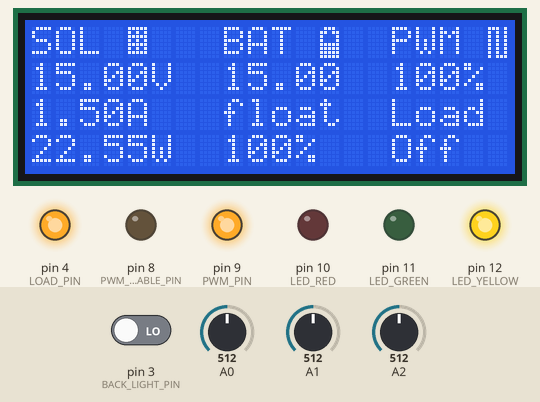
Recording of a sketch running on a simulated Arduino Uno, built with avr-gcc and run on an emulated ATmega328P. Parts: 20×4 character LCD, output pins drawn as LEDs (lit = HIGH). Inputs (shaded band) come from the test bench; at power-on: A2 = 512, A1 = 512, A0 = 512, pin 3 (BACK_LIGHT_PIN) LOW. What the sketch prints to the serial monitor is not drawn.

Above: at 1.2 s.
1.3 s: A2 set to 481
At 2.7 s:
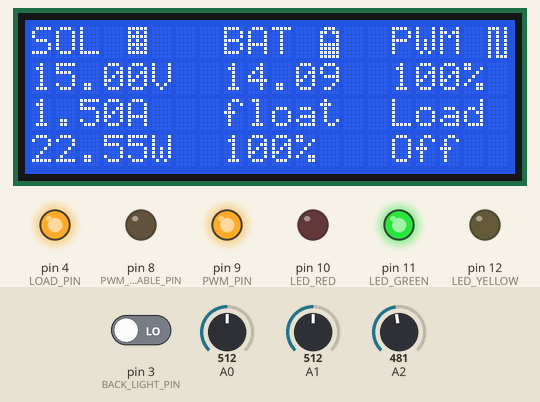
3.0 s: A1 set to 476
At 4.3 s:
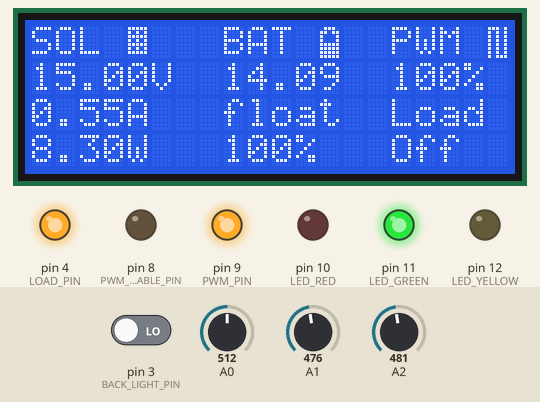
4.6 s: A1 set to 450
At 5.9 s:
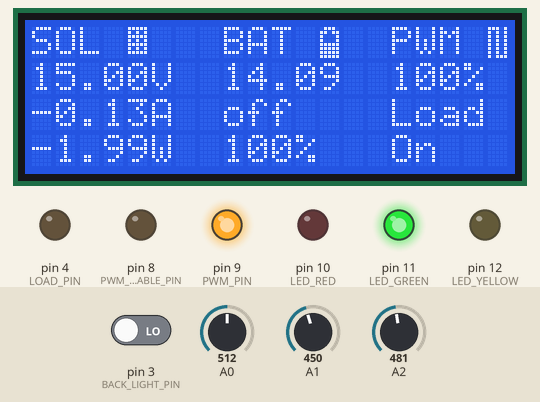
7.6 s: A0 set to 359
At 9.1 s:
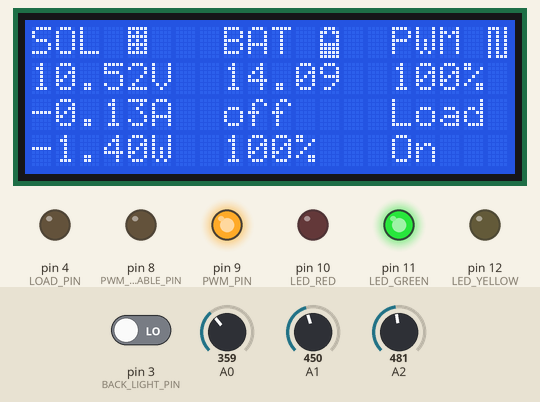
9.4 s: A0 set to 332
At 10.9 s:
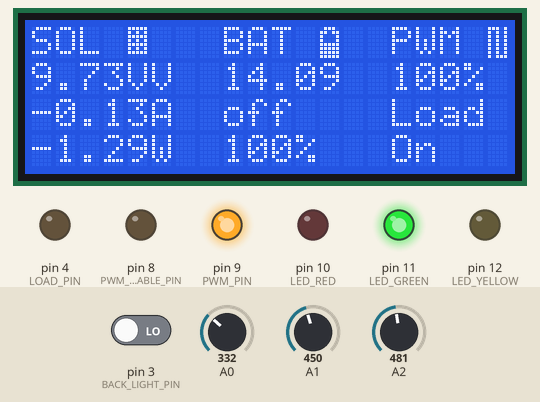
11.2 s: A2 set to 122
At 12.1 s:
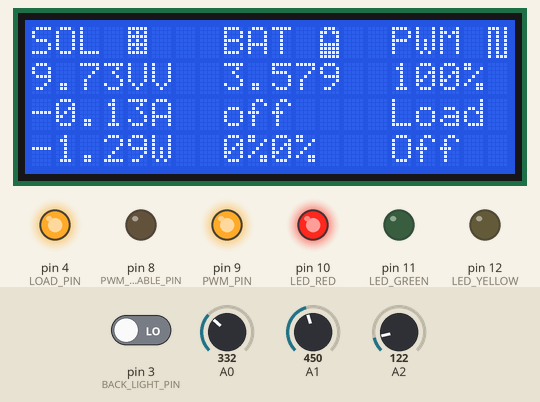
Timing chart, 0 to 14.0 s (numbered marks = the images above; inputs shaded):
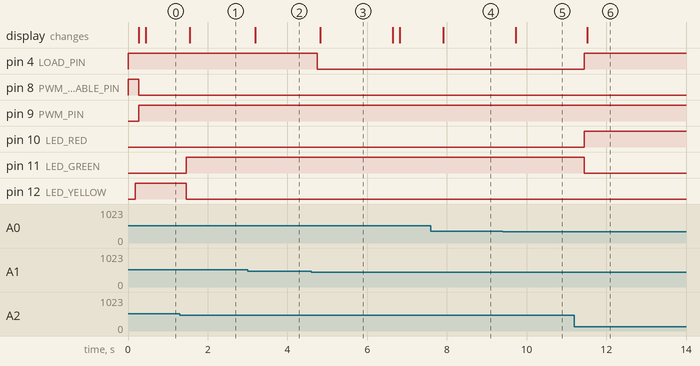

Measured:
- the behaviour switches between 482 and 481 on A2 (found by bisection; images 0 and 1)
- the behaviour switches between 458 and 457 on A1 (found by bisection; images 2 and 3)
- the behaviour switches between 342 and 341 on A0 (found by bisection; images 4 and 5)
- after the input at 1.3 s, pin 11 (LED_GREEN): LOW → HIGH after 0.17 s; pin 12 (LED_YELLOW): HIGH → LOW after 0.17 s; the display: changes after 0.25 s (image 1)
- after the input at 3.0 s, the display: changes after 0.19 s (image 2)
- after the input at 4.6 s, pin 4 (LOAD_PIN): HIGH → LOW after 0.15 s; the display: changes after 0.22 s (image 3)
- after the input at 7.6 s, the display: changes after 0.31 s (image 4)
- after the input at 9.4 s, the display: changes after 0.33 s (image 5)
- after the input at 11.2 s, pin 4 (LOAD_PIN), pin 10 (LED_RED): LOW → HIGH after 0.25 s; pin 11 (LED_GREEN): HIGH → LOW after 0.25 s; the display: changes after 0.32 s (image 6)

The sketch:

MPPT.ino
```cpp
//----------------------------------------------------------------------------------------------------
// Chargeur Solaire intelligent MPPT
//  Auteur : El Hadji Fallou Fall
//

////  Cahier des charges :  //////////////////////////////////////////////////////////////////////////
                                                                                                    //
//    1.Puissance du panneau solaire = 20W                                                          //
                                                                                                    //
//    2.Tension nominale de la batterie = 12V (type plomb-acide)                                   //

//    3.Courant maximum = 5A                                                                        //

//    4.Courant de charge maximum =10A                                                              //

//    5.Tension d'entrée = Panneau solaire avec tension en circuit ouvert de 17 à 25V               //

/////////////////////////////////////////////////////////////////////////////////////////////////////

#include "TimerOne.h"               // Bibliothèque pour le timer hardware
#include <LiquidCrystal_I2C.h>      // Bibliothèque pour l'écran LCD I2C
#include <Wire.h>                   // Bibliothèque pour la communication I2C

//--------------------------------------------------------------------------------------------------

//////// Connexions des broches Arduino ////////////////////////////////////////////////////////////

// A0 - Diviseur de tension (panneau solaire)
// A1 - Sortie du capteur ACS 712
// A2 - Diviseur de tension (batterie)
// A4 - SDA du LCD
// A5 - SCL du LCD
// D2 - Tx de l'ESP8266
// D3 - Rx de l'ESP8266 via le diviseur de tension
// D5 - Bouton de contrôle du rétroéclairage LCD
// D6 - Contrôle de la charge
// D8 - SD du driver MOSFET 2104
// D9 - IN du driver MOSFET 2104
// D11- LED verte
// D12- LED jaune
// D13- LED rouge

///////// Définitions ///////////////////////////////////////////////////////////////////////////////

#define SOL_VOLTS_CHAN 0               // Canal ADC pour la tension solaire
#define SOL_AMPS_CHAN 1                // Canal ADC pour le courant solaire
#define BAT_VOLTS_CHAN 2               // Canal ADC pour la tension batterie
#define AVG_NUM 8                      // Nombre de moyennes pour les lectures ADC

// Capteur de courant ACS 712. Courant = (5/(1024 *0.185))*ADC - (2.5/0.185)

#define SOL_AMPS_SCALE  0.026393581    // Facteur d'échelle pour convertir ADC en ampères solaires
#define SOL_VOLTS_SCALE 0.029296875    // Facteur d'échelle pour convertir ADC en volts solaires
#define BAT_VOLTS_SCALE 0.029296875    // Facteur d'échelle pour convertir ADC en volts batterie

#define PWM_PIN 9                      // Broche de sortie PWM (seule la broche 9 disponible pour timer1 à 50kHz)
#define PWM_ENABLE_PIN 8               // Broche de contrôle du driver MOSFET IR2104
#define PWM_FULL 1023                  // Valeur pour 100% de cycle de PWM
#define PWM_MAX 100                    // Valeur max du cycle de PWM (0-100%)
#define PWM_MIN 60                     // Valeur min du cycle de PWM
#define PWM_START 90                   // Valeur de départ du PWM
#define PWM_INC 1                      // Incrément pour l'algorithme MPPT

#define TRUE 1
#define FALSE 0
#define ON TRUE
#define OFF FALSE

#define TURN_ON_MOSFETS digitalWrite(PWM_ENABLE_PIN, HIGH) // Activer le driver MOSFET
#define TURN_OFF_MOSFETS digitalWrite(PWM_ENABLE_PIN, LOW) // Désactiver le driver MOSFET

#define ONE_SECOND 50000              // Nombre d'interruptions pour 1 seconde (période de 20µs)

#define LOW_SOL_WATTS 5.00            // Seuil bas de puissance solaire (5W)
#define MIN_SOL_WATTS 1.00            // Seuil minimal de puissance solaire (1W)
#define MIN_BAT_VOLTS 11.00           // Tension minimale batterie (11V)
#define MAX_BAT_VOLTS 14.10           // Tension maximale batterie (14.1V)
#define BATT_FLOAT 13.60              // Tension de float de la batterie
#define HIGH_BAT_VOLTS 13.00          // Tension haute batterie (13V)
#define LVD 11.5                      // Seuil de déconnexion basse tension
#define OFF_NUM 9                     // Nombre d'itérations pour l'état OFF

// Définition des broches LED
#define LED_RED 10
#define LED_GREEN 11
#define LED_YELLOW 12

// Broche de contrôle de la charge
#define LOAD_PIN 4

// Broche de contrôle rétroéclairage LCD
#define BACK_LIGHT_PIN 3

// Définition des caractères personnalisés
byte solar[8] = { // Icône panneau solaire
  0b11111,
  0b10101,
  0b11111,
  0b10101,
  0b11111,
  0b10101,
  0b11111,
  0b00000
};

byte battery[8] = { // Icône batterie
  0b01110,
  0b11011,
  0b10001,
  0b10001,
  0b11111,
  0b11111,
  0b11111,
  0b11111,
};

byte _PWM[8] = { // Icône PWM
  0b11101,
  0b10101,
  0b10101,
  0b10101,
  0b10101,
  0b10101,
  0b10101,
  0b10111,
};

// Variables globales
float sol_amps;                      // Courant solaire (A)
float sol_volts;                     // Tension solaire (V)
float bat_volts;                     // Tension batterie (V)
float sol_watts;                     // Puissance solaire (W)
float old_sol_watts = 0;             // Puissance solaire précédente
unsigned int seconds = 0;            // Compteur de secondes
unsigned int prev_seconds = 0;       // Secondes précédentes
unsigned int interrupt_counter = 0;  // Compteur d'interruptions
unsigned long time = 0;              // Temps d'appui du bouton
int delta = PWM_INC;                 // Variable pour algorithme MPPT
int pwm = 0;                         // Rapport cyclique PWM (0-100%)
int back_light_pin_State = 0;        // Etat du bouton rétroéclairage
int load_status = 0;                 // Etat de la charge

// Enumération des états du chargeur
enum charger_mode {off, on, bulk, bat_float} charger_state;

// Initialisation LCD I2C
LiquidCrystal_I2C lcd(0x27, 20, 4);

//--------------------------------------------------------------------------------------------------
// Fonction d'initialisation
//--------------------------------------------------------------------------------------------------
void setup() {
  // Configuration des broches
  pinMode(LED_RED, OUTPUT);
  pinMode(LED_GREEN, OUTPUT);
  pinMode(LED_YELLOW, OUTPUT);
  pinMode(PWM_ENABLE_PIN, OUTPUT);

  // Configuration du timer
  Timer1.initialize(20);
  Timer1.pwm(PWM_PIN, 0);
  TURN_ON_MOSFETS;
  Timer1.attachInterrupt(callback);

  // Initialisation série
  Serial.begin(9600);

  // Initialisation des variables
  pwm = PWM_START;
  charger_state = on;

  // Configuration des entrées/sorties
  pinMode(BACK_LIGHT_PIN, INPUT);
  pinMode(LOAD_PIN, OUTPUT);
  digitalWrite(LOAD_PIN, HIGH); // Charge désactivée par défaut

  // Initialisation LCD
  lcd.begin(20, 4);
  lcd.noBacklight();
  lcd.createChar(1, solar);
  lcd.createChar(2, battery);
  lcd.createChar(3, _PWM);
}

//--------------------------------------------------------------------------------------------------
// Boucle principale
//--------------------------------------------------------------------------------------------------
void loop() {
  read_data();          // Lecture des entrées
  run_charger();        // Gestion de la charge
  print_data();         // Affichage série
  load_control();       // Contrôle de la charge
  led_output();         // Gestion des LEDs
  lcd_display();        // Affichage LCD
}

//--------------------------------------------------------------------------------------------------
// Lecture et moyenne des valeurs ADC
//--------------------------------------------------------------------------------------------------
int read_adc(int channel) {
  int sum = 0;
  int temp;

  for (int i=0; i<AVG_NUM; i++) {
    temp = analogRead(channel);
    sum += temp;
    delayMicroseconds(50);
  }
  return(sum / AVG_NUM);
}

//--------------------------------------------------------------------------------------------------
// Lecture des données (tension, courant, puissance)
//--------------------------------------------------------------------------------------------------
void read_data() {
  sol_amps = (read_adc(SOL_AMPS_CHAN) * SOL_AMPS_SCALE - 12.01);
  sol_volts = read_adc(SOL_VOLTS_CHAN) * SOL_VOLTS_SCALE;
  bat_volts = read_adc(BAT_VOLTS_CHAN) * BAT_VOLTS_SCALE;
  sol_watts = sol_amps * sol_volts;
}

//--------------------------------------------------------------------------------------------------
// Routine d'interruption du timer (20µs)
//--------------------------------------------------------------------------------------------------
void callback() {
  if (interrupt_counter++ > ONE_SECOND) {
    interrupt_counter = 0;
    seconds++;
  }
}

//--------------------------------------------------------------------------------------------------
// Réglage du rapport cyclique PWM
//--------------------------------------------------------------------------------------------------
void set_pwm_duty() {
  if (pwm > PWM_MAX) {
    pwm = PWM_MAX;
  }
  else if (pwm < PWM_MIN) {
    pwm = PWM_MIN;
  }

  if (pwm < PWM_MAX) {
    Timer1.pwm(PWM_PIN, (PWM_FULL * (long)pwm / 100), 20);
  }
  else if (pwm == PWM_MAX) {
    Timer1.pwm(PWM_PIN, (PWM_FULL - 1), 20); // 99.9% pour maintenir la commutation
  }
}

//--------------------------------------------------------------------------------------------------
// Machine à états du chargeur
//--------------------------------------------------------------------------------------------------
void run_charger() {
  static int off_count = OFF_NUM;

  switch (charger_state) {
    case on:
      if (sol_watts < MIN_SOL_WATTS) {
        charger_state = off;
        off_count = OFF_NUM;
        TURN_OFF_MOSFETS;
      }
      else if (bat_volts > (BATT_FLOAT - 0.1)) {
        charger_state = bat_float;
      }
      else if (sol_watts < LOW_SOL_WATTS) {
        pwm = PWM_MAX; // PWM à 100% pour faible puissance
        set_pwm_duty();
      }
      else {
        pwm = ((bat_volts * 10) / (sol_volts / 10)) + 5;
        charger_state = bulk;
      }
      break;

    case bulk:
      if (sol_watts < MIN_SOL_WATTS) {
        charger_state = off;
        off_count = OFF_NUM;
        TURN_OFF_MOSFETS;
      }
      else if (bat_volts > BATT_FLOAT) {
        charger_state = bat_float;
      }
      else if (sol_watts < LOW_SOL_WATTS) {
        charger_state = on;
        TURN_ON_MOSFETS;
      }
      else {
        // Algorithme MPPT
        if (old_sol_watts >= sol_watts) {
          delta = -delta;
        }
        pwm += delta;
        old_sol_watts = sol_watts;
        set_pwm_duty();
      }
      break;

    case bat_float:
      if (sol_watts < MIN_SOL_WATTS) {
        charger_state = off;
        off_count = OFF_NUM;
        TURN_OFF_MOSFETS;
        set_pwm_duty();
      }
      else if (bat_volts > BATT_FLOAT) {
        TURN_OFF_MOSFETS;
        pwm = PWM_MAX;
        set_pwm_duty();
      }
      else if (bat_volts < BATT_FLOAT) {
        pwm = PWM_MAX;
        set_pwm_duty();
        TURN_ON_MOSFETS;
        if (bat_volts < (BATT_FLOAT - 0.1)) {
          charger_state = bulk;
        }
      }
      break;

    case off:
      TURN_OFF_MOSFETS;
      if (off_count > 0) {
        off_count--;
      }
      else if ((bat_volts > BATT_FLOAT) && (sol_volts > bat_volts)) {
        charger_state = bat_float;
      }
      else if ((bat_volts > MIN_BAT_VOLTS) && (bat_volts < BATT_FLOAT) && (sol_volts > bat_volts)) {
        charger_state = bulk;
      }
      break;

    default:
      TURN_OFF_MOSFETS;
      break;
  }
}

//--------------------------------------------------------------------------------------------------
// Contrôle de la charge
//--------------------------------------------------------------------------------------------------
void load_control() {
  if ((sol_watts < MIN_SOL_WATTS) && (bat_volts > LVD)) {
    digitalWrite(LOAD_PIN, LOW); // Activation charge la nuit
    load_status = 1;
  }
  else {
    digitalWrite(LOAD_PIN, HIGH); // Désactivation charge le jour
    load_status = 0;
  }
}

//--------------------------------------------------------------------------------------------------
// Affichage des données sur le port série
//--------------------------------------------------------------------------------------------------
void print_data() {
  Serial.print(seconds, DEC);
  Serial.print("      ");

  Serial.print("Charging = ");
  if (charger_state == on) Serial.print("on   ");
  else if (charger_state == off) Serial.print("off  ");
  else if (charger_state == bulk) Serial.print("bulk ");
  else if (charger_state == bat_float) Serial.print("float");
  Serial.print("      ");

  Serial.print("pwm = ");
  Serial.print(pwm, DEC);
  Serial.print("      ");

  Serial.print("Current (panel) = ");
  Serial.print(sol_amps);
  Serial.print("      ");

  Serial.print("Voltage (panel) = ");
  Serial.print(sol_volts);
  Serial.print("      ");

  Serial.print("Power (panel) = ");
  Serial.print(sol_volts);
  Serial.print("      ");

  Serial.print("Battery Voltage = ");
  Serial.print(bat_volts);
  Serial.print("      ");

  Serial.print("\n\r");
}

//--------------------------------------------------------------------------------------------------
// Gestion des LEDs indicateurs
//--------------------------------------------------------------------------------------------------
void led_output() {
  if(bat_volts > 14.1) {
      leds_off_all();
      digitalWrite(LED_YELLOW, HIGH); // Batterie surchargée
  }
  else if(bat_volts > 11.9 && bat_volts < 14.1) {
      leds_off_all();
      digitalWrite(LED_GREEN, HIGH); // Batterie OK
  }
  else if(bat_volts < 11.8) {
      leds_off_all();
      digitalWrite(LED_RED, HIGH); // Batterie faible
  }
}

//--------------------------------------------------------------------------------------------------
// Extinction de toutes les LEDs
//--------------------------------------------------------------------------------------------------
void leds_off_all() {
  digitalWrite(LED_GREEN, LOW);
  digitalWrite(LED_RED, LOW);
  digitalWrite(LED_YELLOW, LOW);
}

//--------------------------------------------------------------------------------------------------
// Affichage sur LCD
//--------------------------------------------------------------------------------------------------
void lcd_display() {
  // Gestion du rétroéclairage
  back_light_pin_State = digitalRead(BACK_LIGHT_PIN);
  if (back_light_pin_State == HIGH) {
    time = millis();
  }

  // Affichage des données solaires
  lcd.setCursor(0, 0);
  lcd.print("SOL");
  lcd.setCursor(4, 0);
  lcd.write(1); // Icône solaire
  lcd.setCursor(0, 1);
  lcd.print(sol_volts);
  lcd.print("V");
  lcd.setCursor(0, 2);
  lcd.print(sol_amps);
  lcd.print("A");
  lcd.setCursor(0, 3);
  lcd.print(sol_watts);
  lcd.print("W ");

  // Affichage des données batterie
  lcd.setCursor(8, 0);
  lcd.print("BAT");
  lcd.setCursor(12, 0);
  lcd.write(2); // Icône batterie
  lcd.setCursor(8, 1);
  lcd.print(bat_volts);
  lcd.setCursor(8,2);

  // Affichage état chargeur
  if (charger_state == on) {
    lcd.print("     ");
    lcd.setCursor(8,2);
    lcd.print("on");
  }
  else if (charger_state == off) {
    lcd.print("     ");
    lcd.setCursor(8,2);
    lcd.print("off");
  }
  else if (charger_state == bulk) {
    lcd.print("     ");
    lcd.setCursor(8,2);
    lcd.print("bulk");
  }
  else if (charger_state == bat_float) {
    lcd.print("     ");
    lcd.setCursor(8,2);
    lcd.print("float");
  }

  // Affichage état de charge batterie
  lcd.setCursor(8,3);
  if (bat_volts >= 12.7) lcd.print("100%");
  else if (bat_volts >= 12.5) lcd.print("90%");
  else if (bat_volts >= 12.42) lcd.print("80%");
  else if (bat_volts >= 12.32) lcd.print("70%");
  else if (bat_volts >= 12.2) lcd.print("60%");
  else if (bat_volts >= 12.06) lcd.print("50%");
  else if (bat_volts >= 11.90) lcd.print("40%");
  else if (bat_volts >= 11.75) lcd.print("30%");
  else if (bat_volts >= 11.58) lcd.print("20%");
  else if (bat_volts >= 11.31) lcd.print("10%");
  else lcd.print("0%");

  // Affichage PWM
  lcd.setCursor(15,0);
  lcd.print("PWM");
  lcd.setCursor(19,0);
  lcd.write(3); // Icône PWM
  lcd.setCursor(15,1);
  lcd.print("   ");
  lcd.setCursor(15,1);
  lcd.print(pwm);
  lcd.print("%");

  // Affichage état charge
  lcd.setCursor(15,2);
  lcd.print("Load");
  lcd.setCursor(15,3);
  if (load_status == 1) {
    lcd.print("   ");
    lcd.setCursor(15,3);
    lcd.print("On");
  }
  else {
    lcd.print("   ");
    lcd.setCursor(15,3);
    lcd.print("Off");
  }

  // Gestion temporisation rétroéclairage
  backLight_timer();
}

//--------------------------------------------------------------------------------------------------
// Gestion du rétroéclairage LCD (90s)
//--------------------------------------------------------------------------------------------------
void backLight_timer() {
  if((millis() - time) <= 90000) {
      lcd.backlight(); // Allumer pendant 90s après dernier appui
  }
  else {
      lcd.noBacklight(); // Eteindre après 90s
  }
}
```
